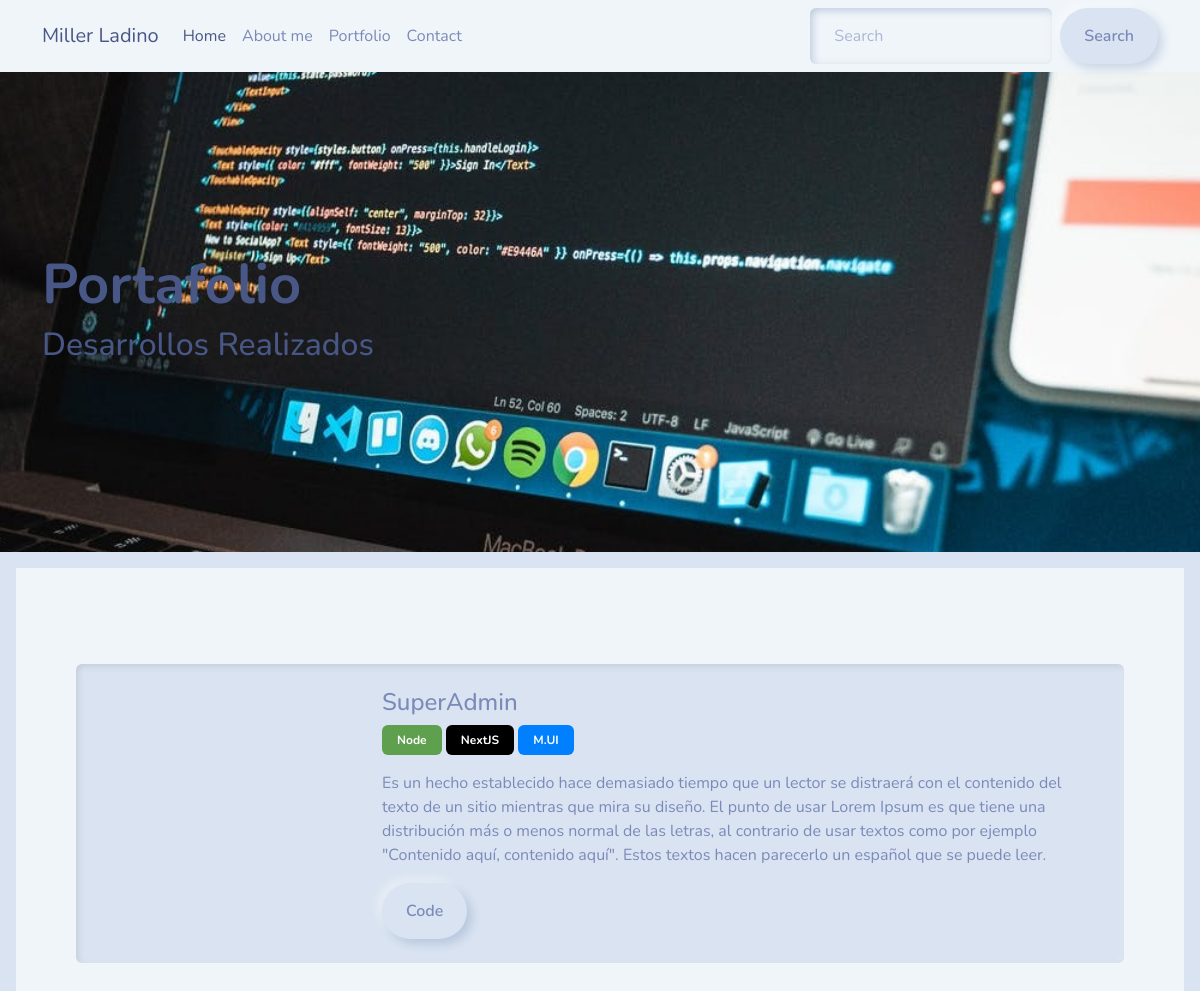
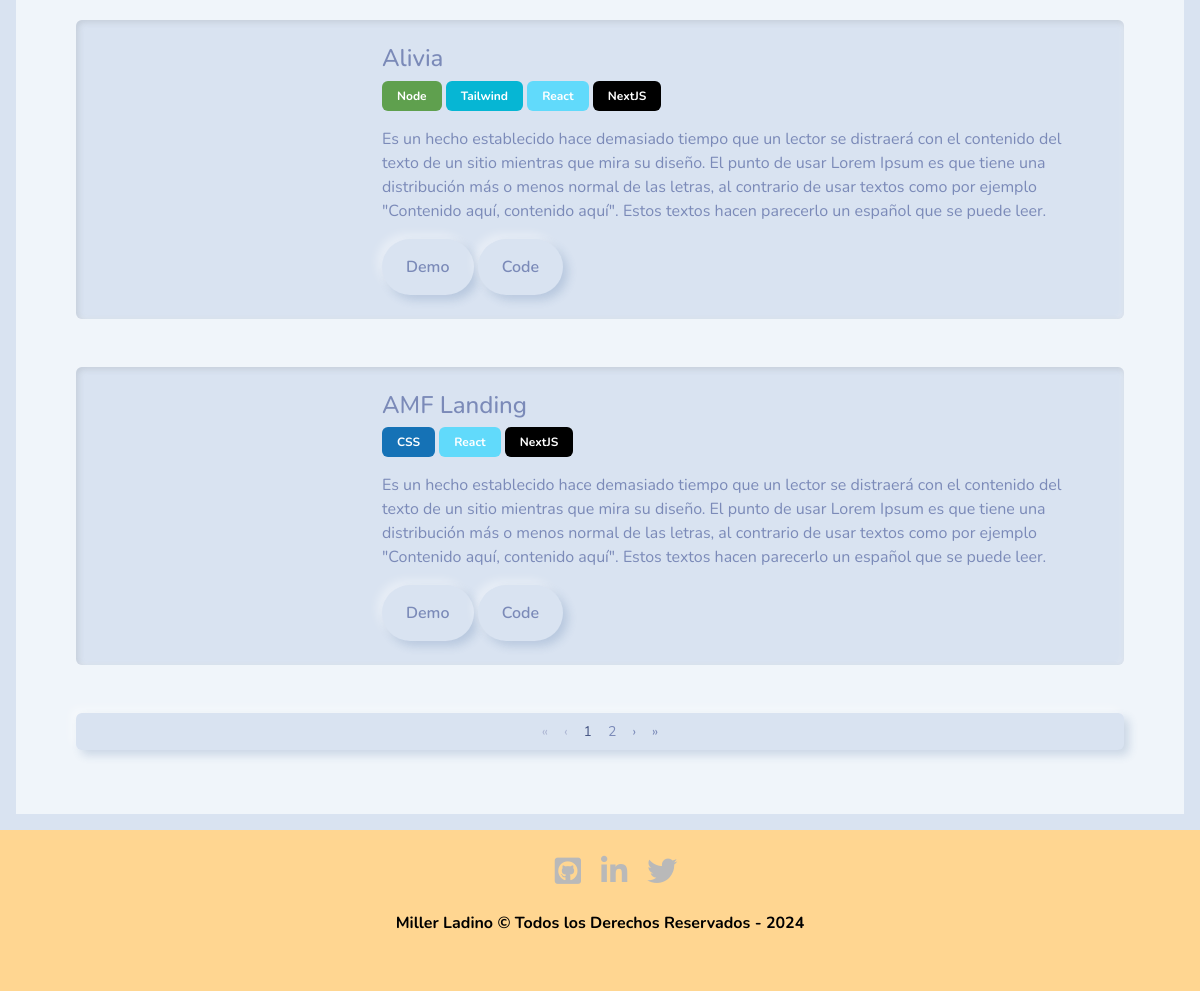
/portfolio/, run on an earlier commit of the app's database (2 pictures, top to bottom).
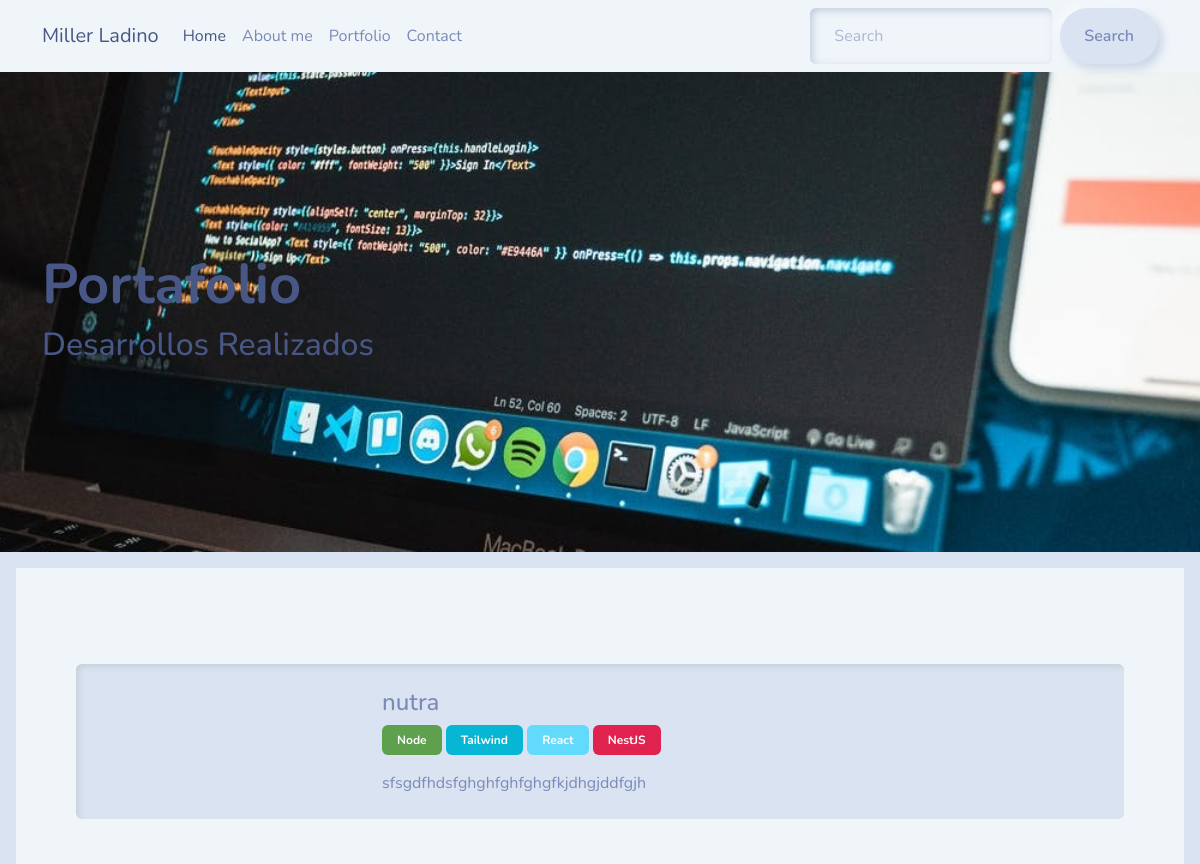
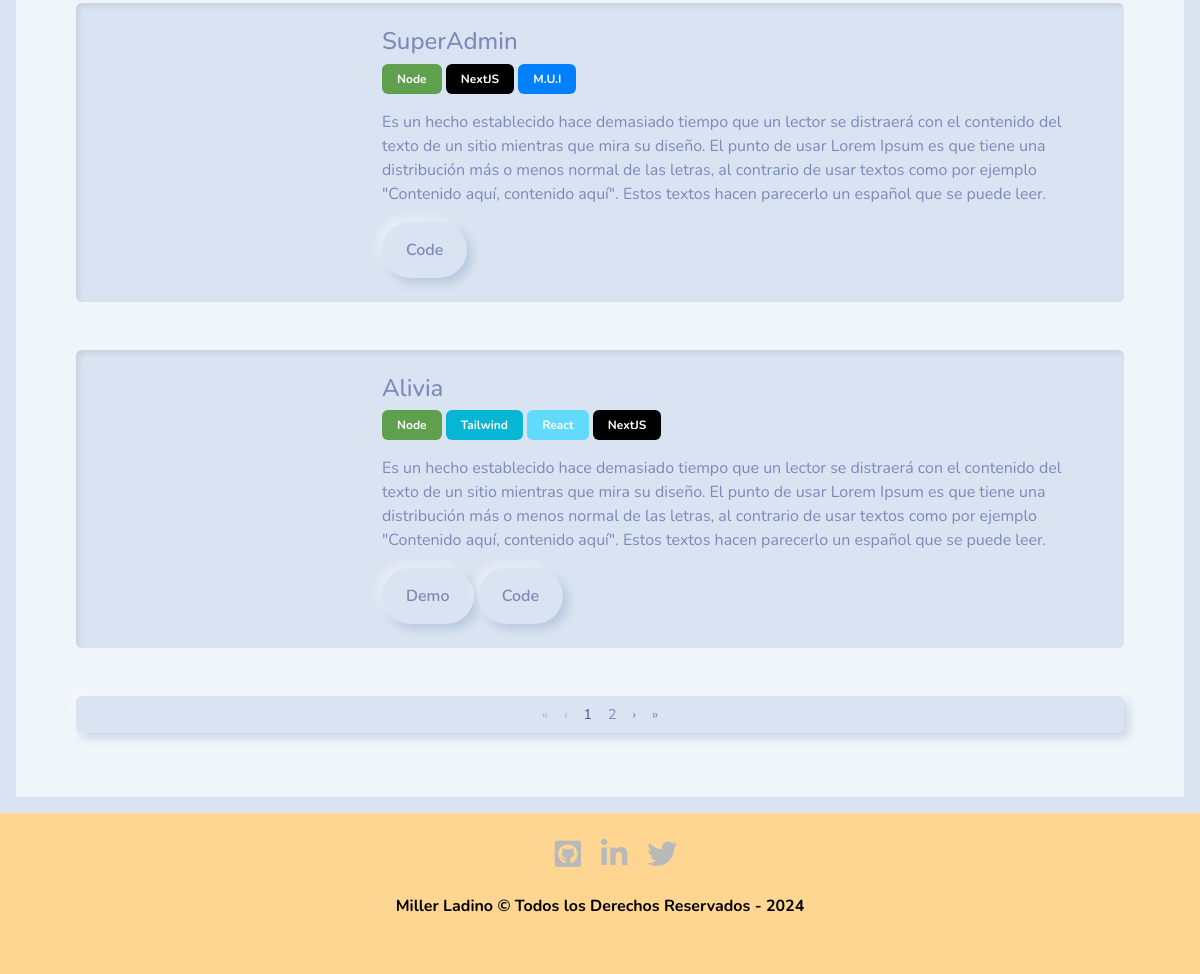
And on a later commit of the database (2 pictures, top to bottom).
### portfolio/models.py (models this page shows, shortened)
class Projects(models.Model):
    title = models.CharField(max_length=200)
    description = models.TextField()
    tags = models.ManyToManyField(Tag, related_name='projects')
    image = models.ImageField(upload_to='projects/')
    demo = models.URLField(blank=True, max_length=180)
    github = models.URLField(blank=True, max_length=180)
    created_at = models.DateTimeField(auto_now_add=True)
    updated_at = models.DateTimeField(auto_now=True)
    class Meta:
        verbose_name = 'Project'
        verbose_name_plural = 'Projects'
        ordering = ['-created_at']

class Tag(models.Model):
    name = models.CharField(max_length=50, unique=True)
    color = models.CharField(max_length=7, default='#000000')

### portfolio/views.py (the view)
# urls.py: path('portfolio/', portfolio_views.portfolio, name='portfolio'),
def portfolio(request):
    projects_list = Projects.objects.all()
    paginator = Paginator(projects_list, 3)  # Mostrar 3 proyectos por página
    page_number = request.GET.get('page')  # Obtener el número de la página actual
    page_obj = paginator.get_page(page_number)
    return render(request, 'portfolio/portfolio.html', {'page_obj': page_obj})

### portfolio/templates/portfolio/portfolio.html (shortened to what this page needs)
{% extends 'core/base.html' %}
{% block image-header %} portfolio {% endblock %}
{% block title-header %}
<div>
    <h1 class="display-4 fw-bold">Portafolio</h1>
</div>
<div>
    <h3 class="fs-2">Desarrollos Realizados</h3>
</div>
{% endblock %}
{% block content %}
{% load static %}
{% for project in page_obj %}
<div class="card my-5">
    <div class="card-body d-flex align-items-center">
        <div class="col-lg-3 col-md-4 offset-lg-1 mx-3">
        </div>
        <div>
            <h4 class="card-title">{{ project.title }}</h4>
            {% for tag in project.tags.all %}
            <span class="badge mb-3" style="background-color: {{ tag.color }};">{{ tag.name }}</span>
            {% endfor %}
            <p class="card-text">{{ project.description }}</p>
            {% if project.demo %}
            <button type="button" class="btn btn-primary" data-bs-toggle="tooltip" data-bs-placement="top" title="See Demo" onclick="window.open('{{ project.demo }}', '_blank')">
              Demo
            </button>
            {% endif %}
            {% if project.github %}
            <button type="button" class="btn btn-secondary" data-bs-toggle="tooltip" data-bs-placement="top" title="See code" onclick="window.open('{{ project.github }}', '_blank')">
              Code
            </button>
            {% endif %}
        </div>
    </div>
</div>
{% endfor %}
<div>
  <ul class="pagination pagination-sm">
    {% if page_obj.has_previous %}
    <li class="page-item">
      <a class="page-link" href="?page=1">&laquo;</a>
    </li>
    <li class="page-item">
      <a class="page-link" href="?page={{ page_obj.previous_page_number }}">&lsaquo;</a>
    </li>
    {% else %}
    <li class="page-item disabled">
      <a class="page-link" href="#">&laquo;</a>
    </li>
    <li class="page-item disabled">
      <a class="page-link" href="#">&lsaquo;</a>
    </li>
    {% endif %}
    {% for num in page_obj.paginator.page_range %}
      {% if page_obj.number == num %}
      <li class="page-item active">
        <a class="page-link" href="#">{{ num }}</a>
      </li>
      {% else %}
      <li class="page-item">
        <a class="page-link" href="?page={{ num }}">{{ num }}</a>
      </li>
      {% endif %}
    {% endfor %}
    {% if page_obj.has_next %}
    <li class="page-item">
      <a class="page-link" href="?page={{ page_obj.next_page_number }}">&rsaquo;</a>
    </li>
    <li class="page-item">
      <a class="page-link" href="?page={{ page_obj.paginator.num_pages }}">&raquo;</a>
    </li>
    {% endif %}
  </ul>
</div>
{% endblock %}

What changed in the data, as far as the page shows it:
no longer on this page (row unchanged): Projects: title "AMF Landing", description "Es un hecho establecido hace demasiado tiempo que un lector se distraerá con el contenido del texto de un sitio mientras que mira su diseño. El punto de usar Lorem Ipsum es que tiene una distribución más o menos normal de las letras, al contrario de usar textos como por ejemplo \"Contenido aquí, contenido aquí\". Estos textos hacen parecerlo un español que se puede leer.", Tag (name "React"), Tag (name "NextJS")
no longer on this page (row unchanged): Tag: name "CSS", shown under "AMF Landing"
added Projects: title "nutra", description "sfsgdfhdsfghghfghfghgfkjdhgjddfgjh", Tag (name "Node"), Tag (name "Tailwind"), Tag (name "React")
added Tag: name "NestJS", shown under "nutra"
changed Tag (number 6 of 6 on the later page): name "M.UI" → "M.U.I"
